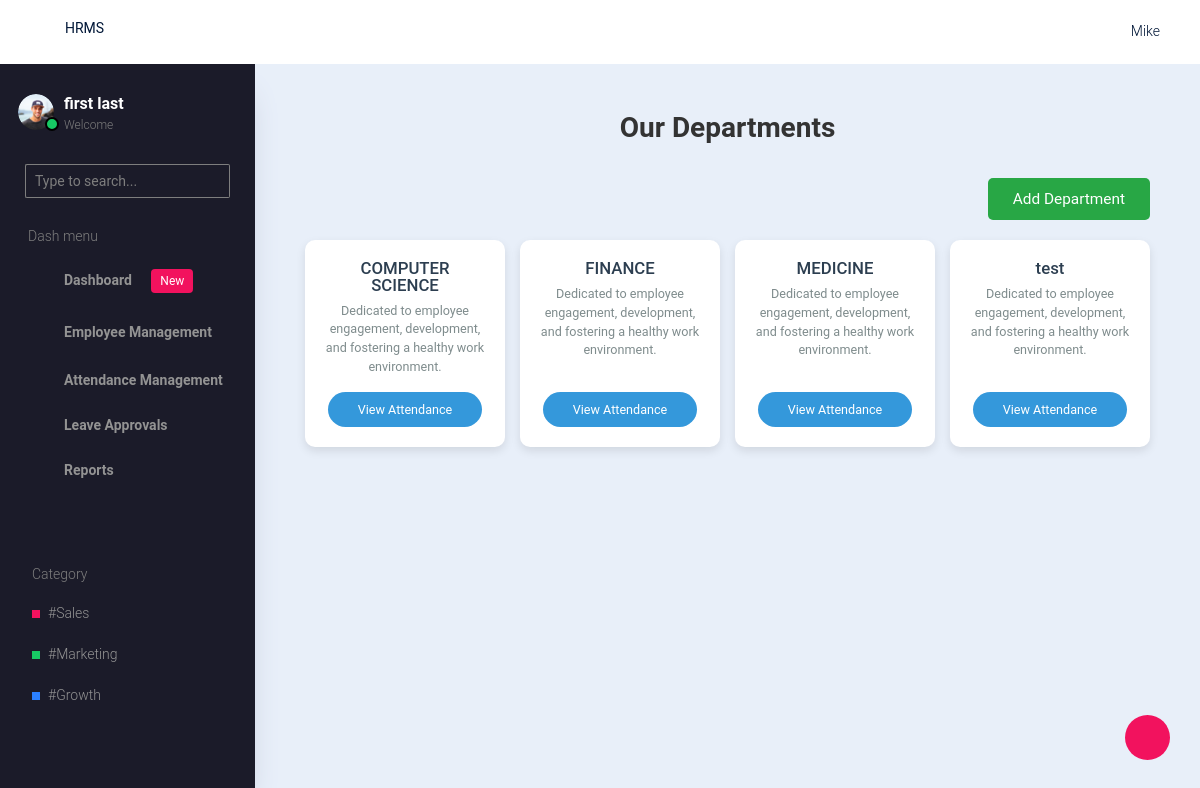
Page /attendance/department on the committed database.
### accounts/models.py (models this page shows, shortened)
class Department(models.Model):
    name = models.CharField(max_length=100, default='ADMIN')
    work_start_time = models.TimeField(null=True, blank=True)
    work_end_time = models.TimeField(null=True, blank=True)
    late_checkin_buffer = models.IntegerField(default=10)  # Buffer in minutes

### hrms/views.py (the view, shortened to what this page needs)
# urls.py: path('attendance/department',departments,name='departments'),
def departments(request):
    departments = Department.objects.exclude(name="ADMIN")
    context = {"departments": departments}
    return render(request, "hrms/admin/attendance-management/departments.html", context)

### hrms/templates/hrms/admin/attendance-management/departments.html (shortened to what this page needs)
{% extends 'hrms/admin/base.html' %}
{% block content %}
<div class="department-page">
    <h1>Our Departments</h1> <br>
    <div class="add-department-btn-container">
        <button class="add-department-btn" id="add-department-btn">Add Department</button>
    </div>
    <div class="department-container">
        {% for department in departments %}
        <div class="department-card">
            <h2>{{ department.name }}</h2>
            <p>Dedicated to employee engagement, development, and fostering a healthy work environment.</p>
            <a href="{% url 'depattendance' department.id %}" class="view-attendance-btn">View Attendance</a>
        </div>
        {% endfor %}
    </div>
</div>
{% endblock %}

### hrms/templates/hrms/admin/attendance-management/departments.html (style rules this page uses)
.department-page { padding: 20px; color: #333; text-align: center; }
.department-page h1 { font-size: 2em; font-weight: bold; color: #333; margin-bottom: 20px; }
.department-container { display: grid; grid-template-columns: repeat(auto-fit, minmax(200px, 1fr)); gap: 15px; width: 100%; max-width: 1000px; margin: 0 auto; }
.department-card { background-color: #fff; border-radius: 10px; box-shadow: 0 4px 10px rgba(0, 0, 0, 0.1); padding: 20px; text-align: center; transition: transform 0.3s, box-shadow 0.3s; cursor: pointer; display: flex; flex-direction: column; justify-content: space-between; }
.department-card h2 { font-size: 1.2em; color: #2c3e50; margin-bottom: 8px; }
.department-card p { color: #7f8c8d; font-size: 0.9em; line-height: 1.5; margin-bottom: 15px; }
.view-attendance-btn { display: inline-block; padding: 10px 30px; font-size: 0.9em; color: #fff; background-color: #3498db; border: none; border-radius: 20px; text-align: center; text-decoration: none; transition: background-color 0.3s; align-self: center; margin-top: auto; }
.add-department-btn-container { margin-bottom: 20px; text-align: right; }
.add-department-btn { background-color: #28a745; color: white; font-size: 1.1em; padding: 12px 25px; border: none; border-radius: 5px; cursor: pointer; transition: background-color 0.3s; }

### rows in the picture
Department: name "COMPUTER SCIENCE"
Department: name "FINANCE"
Department: name "MEDICINE"
Department: name "test"
